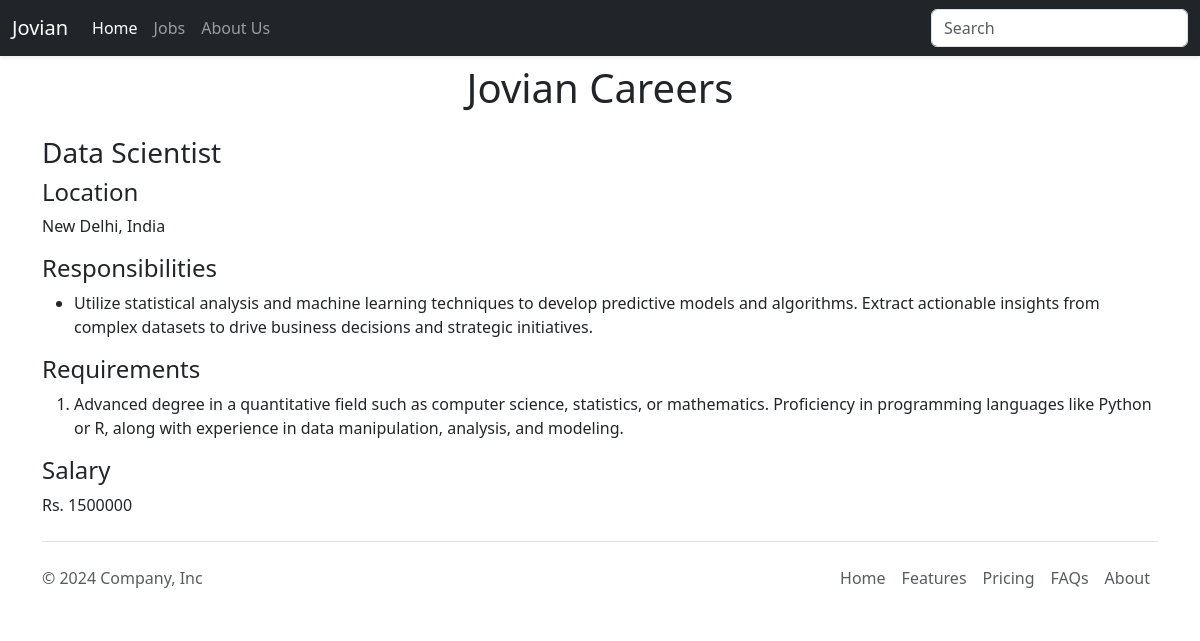
The page /job/2 on the database its author committed.
### tables this page shows
CREATE TABLE jobs (
    id INTEGER PRIMARY KEY AUTOINCREMENT,
    title VARCHAR(255) NOT NULL,
    location VARCHAR(255) NOT NULL,
    salary INT,
    currency VARCHAR(10),
    responsibilities VARCHAR(2000),
    requirements VARCHAR(2000)
);

### app.py (the view)
@app.route("/job/<id>")
def show_job(id):
  job = load_job_from_db(id)
  if not job:
    return "Not Found", 404
  return render_template('jobpage.html', job=job)

### database.py (called while the page is built)
def load_job_from_db(id):
  with engine.connect() as conn:
    result = conn.execute(text("select * from jobs where id = :val"),
                          {"val": id})
    rows = result.all()
    if len(rows) == 0:
      return None
    return rows

### templates/jobpage.html (shortened to what this page needs)
<!DOCTYPE html>
<html lang="en">
<head>
  {% include 'bootstrap.html' %}
</head>
<body>
  {% include 'nav.html' %}
   <div class="container">
   <h1 class="text-center mt-2 mb-4">Jovian Careers</h1>
    <h3>{{ job[0].title }}</h3>
    <h4>Location</h4>
    <p>{{ job[0].location }}</p>
    <h4>Responsibilities</h4>
    <ul>
     {% for line in job[0].responsibilities.split("\n") %}
     <li>  {{ line }} </li>
     {% endfor %}
    </ul>
    <h4>Requirements</h4>
    <ol>
      {% for line in job[0].requirements.split("\n") %}
      <li>  {{ line }} </li>
      {% endfor %}
    </ol>
    <h4>Salary</h4>
    <p>{{ job[0].currency }} {{ job[0].salary }}</p>
   </div>
  {% include 'footer.html' %}
</body>
</html>

### rows shown on the page
jobs: title "Data Scientist", location "New Delhi, India", responsibilities "Utilize statistical analysis and machine learning techniques to develop predictive models and algorithms. Extract actionable insights from complex datasets to drive business decisions and strategic initiatives.", requirements "Advanced degree in a quantitative field such as computer science, statistics, or mathematics. Proficiency in programming languages like Python or R, along with experience in data manipulation, analysis, and modeling.", currency "Rs.", salary "1500000"
